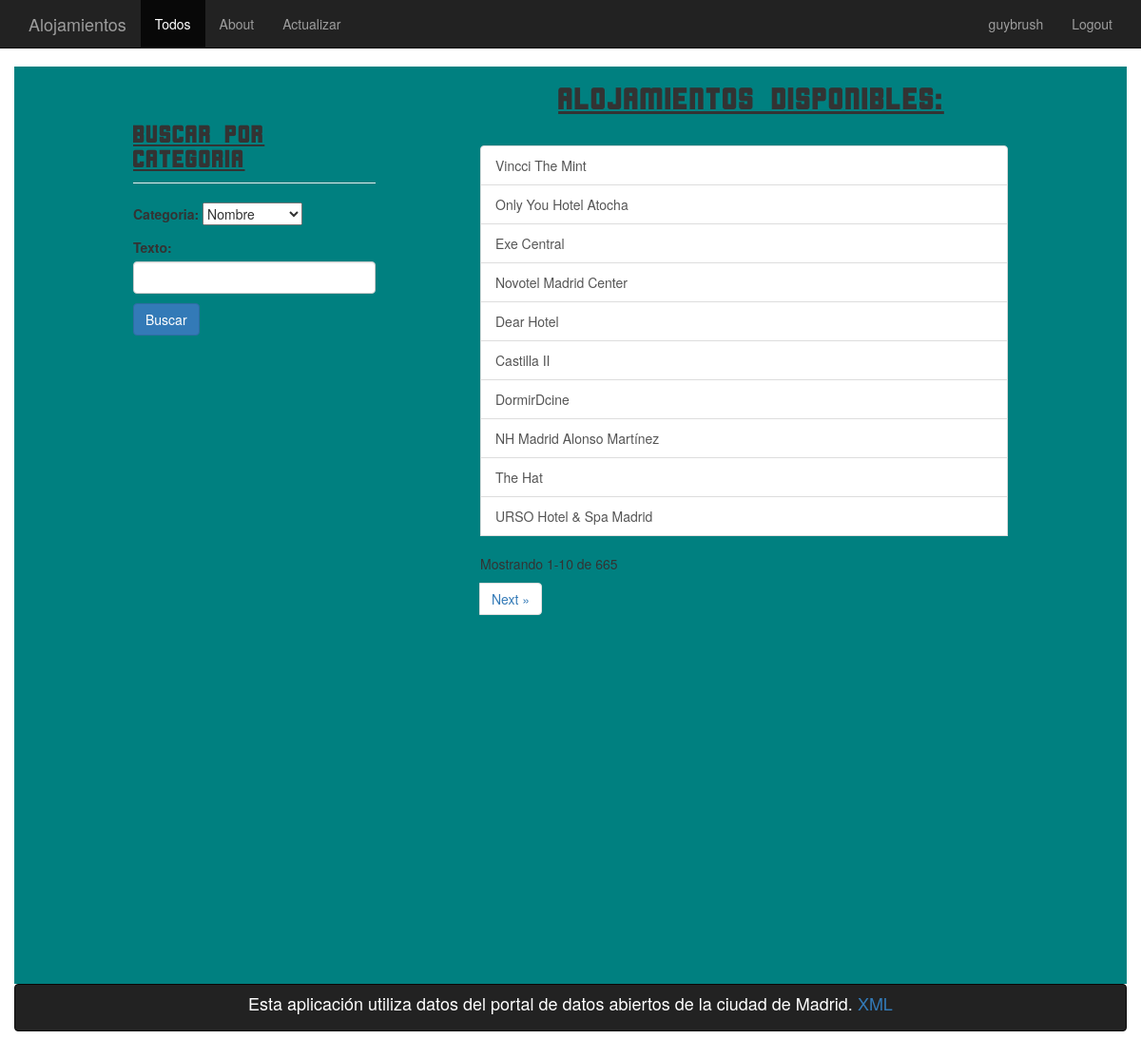
The app's page /alojamientos/ (signed in) with its own data.
### alojamientos/models.py (models this page shows, shortened)
class Alojamiento(models.Model):
    nombre = models.CharField(max_length=200, unique=True)
    slug = models.CharField(max_length=100)
    telefono = models.CharField(max_length=20, blank= True, null=True)
    email = models.EmailField(max_length=254, blank=True, null=True)
    descripcion = models.TextField(blank=True, null=True)
    url = models.CharField(max_length=300)
    tags = models.ManyToManyField(Tag)
    calle = models.CharField(max_length=200, blank= True, null=True)
    cpostal = models.IntegerField(blank= True, null=True)
    ciudad = models.CharField(max_length=100, blank= True, null=True)
    pais = models.CharField(max_length=100, blank= True, null=True)
    latitud = models.FloatField(blank= True, null=True)
    longitud = models.FloatField(blank= True, null=True)
    seleccionado = models.ManyToManyField(PerfilUsuario)
    class Meta:
        verbose_name = "Alojamiento"
        verbose_name_plural = "Alojamientos"

### alojamientos/views.py (the view)
class AlojamientoListView(generic.ListView):
    template_name = 'alojamientos/todos.html'
    model = Alojamiento
    context_object_name = 'alojamientos'
    paginate_by = 10
    def get_context_data(self, **kargs):
        context = super(AlojamientoListView, self).get_context_data(**kargs)
        CHOICES = (
        ('nombre', 'Nombre'),
        ('categoria', 'Categoria'),
        ('subcategoria', 'Subcategoria')
         )
        form = BuscadorForm(CHOICES)
        context['usercolor'] = self.usercolor
        context['usersize'] = self.usersize
        context['form'] = form
        context['buscador'] = "si"
        context['titulo'] = 'Buscar por categoria'
        context['nombre_btn'] = 'Buscar'
        context['todos'] = True
        return context
    def dispatch(self, request, *args, **kwargs):
        self.usercolor = colorSet(request.user.username)
        self.usersize = sizeSet(request.user.username)
        return super(AlojamientoListView, self).dispatch(request, *args, **kwargs)

### alojamientos/forms.py
class BuscadorForm(forms.Form):
    CHOICES = []
    categoria = forms.ChoiceField(choices=CHOICES, required=True)
    texto = forms.CharField(min_length=5, widget=forms.TextInput(attrs={'class':'form-control'}))
    def __init__(self, custom_choices=None, *args, **kwargs):
        super(BuscadorForm, self).__init__(*args, **kwargs)
        if custom_choices:
            self.fields['categoria'].choices = custom_choices

### usuarios/views.py (called while the page is built)
def colorSet(usuario):
    color = False
    try:
        usercolor = PerfilUsuario.objects.get(nombre=usuario)
        color = usercolor.color
    except:
        pass
    return color

def sizeSet(usuario):
    size = False
    try:
        usersize = PerfilUsuario.objects.get(nombre=usuario)
        size = usersize.size
    except:
        pass
    return size

### alojamientos/templates/alojamientos/todos.html (shortened to what this page needs)
{% extends 'alojamientos/base_alojamientos.html' %}
{% block alojamientos_content %}
    {% if alojamientos %}
        {% if buscador %}
            {% include 'alojamientos/buscador.html' %}
        {% endif %}
        <h2 class="texto-centrado cornerfont margen-bot">Alojamientos disponibles:</h2>
        <div class="list-group col-md-6 col-md-offset-1">
            {% for alojamiento in alojamientos %}
                <a class="list-group-item" href="{{alojamiento.id}}/es">{% autoescape off %}{{ alojamiento.nombre }}{% endautoescape %}</a></li>
            {% endfor %}
            {% if is_paginated %}
                <ul id="pagination-alojamientos" class="pagination">
                    <p>Mostrando {{ page_obj.start_index }}-{{page_obj.end_index}} de {{paginator.count}}</p>
                    {% if page_obj.has_next %}
                        <li><a href="?page={{ page_obj.next_page_number }}">Next &raquo;</a></li>
                    {% endif %}
                </ul>
            {% endif %}
        </div>
    {% else %}
        <h2>No hay alojamientos disponibles.</h2>
    {% endif %}
{% endblock alojamientos_content %}

### templates/base.html (shortened to what this page needs)
{% load staticfiles %}
<!DOCTYPE html>
<html lang='es'>
<head>
    <link rel="stylesheet" href="{% static 'bootstrap/css/bootstrap.css' %}">
    <link rel="stylesheet" href="{% static 'css/main.css' %}">
</head>
<body>
    <div class="container-fluid">
        <nav class="navbar navbar-inverse navbar-fixed-top">
            <div class="container">
                <div class="navbar-header">
                    <a href="{% url 'main.index' %}" class="navbar-brand">Alojamientos</a>
                </div>
                <div id="navbar" class="collapse navbar-collapse">
                    <ul class="nav navbar-nav">
                        <li class="{% if todos %}active{% endif %}"><a href="{% url 'alojamientos.todos' %}">Todos</a></li>
                        <li class="{% if about %}active{% endif %}"><a href="{% url 'main.about' %}">About</a></li>
                        {% if user.is_authenticated %}
                            <li><a href="{% url 'parseador.actualizar' %}">Actualizar</a></li>
                        {% endif %}
                    </ul>
                    <ul class="nav navbar-nav navbar-right">
                      {% if user.is_authenticated %}
                        <li><a href="{% url 'usuarios.index' user %}">{{ user.username }}</a></li>
                        <li><a href="{% url 'usuarios.logout' user %}">Logout</a></li>
                      {% else %}
                        <li><a href="{% url 'usuarios.registro' %}">Registro</a></li>
                        <li><a href="{% url 'usuarios.login' %}">Login</a></li>
                      {% endif %}
                    </ul>
                </div>
            </div>
        </nav>
        <div class="container-fluid minimo-height" style="background-color:{% if usercolor %}{{usercolor}}{% endif %};
        font-size:{% if usersize %}{{usersize }}px{% endif %};">
            <div class="starter-template">
                {% block content %}{% endblock content %}
            </div>
        </div>
        <footer>
        <nav class="navbar navbar-inverse">
            <h4 class="footer">Esta aplicación utiliza datos del portal de datos abiertos de la ciudad de Madrid. <a href="#">XML</a></h4>
        </nav>
        </footer>
    </div>
</body>
</html>

### static/css/main.css (style rules this page uses)
body { margin: 70px 0 20px 0; }
.margen-bot { margin-bottom: 30px; }
.footer { color:white !important; text-align:center; }
.texto-centrado { text-align:center; }
.minimo-height { min-height: 965px; }
.cornerfont { font-family: "CornerStone"; font-weight: bold; text-decoration: underline; }

### records on screen
Alojamiento: nombre "Vincci The Mint"
Alojamiento: nombre "Only You Hotel Atocha"
Alojamiento: nombre "Exe Central"
Alojamiento: nombre "Novotel Madrid Center"
Alojamiento: nombre "Dear Hotel"
Alojamiento: nombre "Castilla II"
Alojamiento: nombre "DormirDcine"
Alojamiento: nombre "NH Madrid Alonso Martínez"
Alojamiento: nombre "The Hat"
Alojamiento: nombre "URSO Hotel & Spa Madrid"

### other values on screen
{{ user.username }} "guybrush"
{{ titulo }} "Buscar por categoria"
{{ nombre_btn }} "Buscar"
{{ page_obj.start_index }} "1"
{{ page_obj.end_index }} "10"
{{ paginator.count }} "665"
